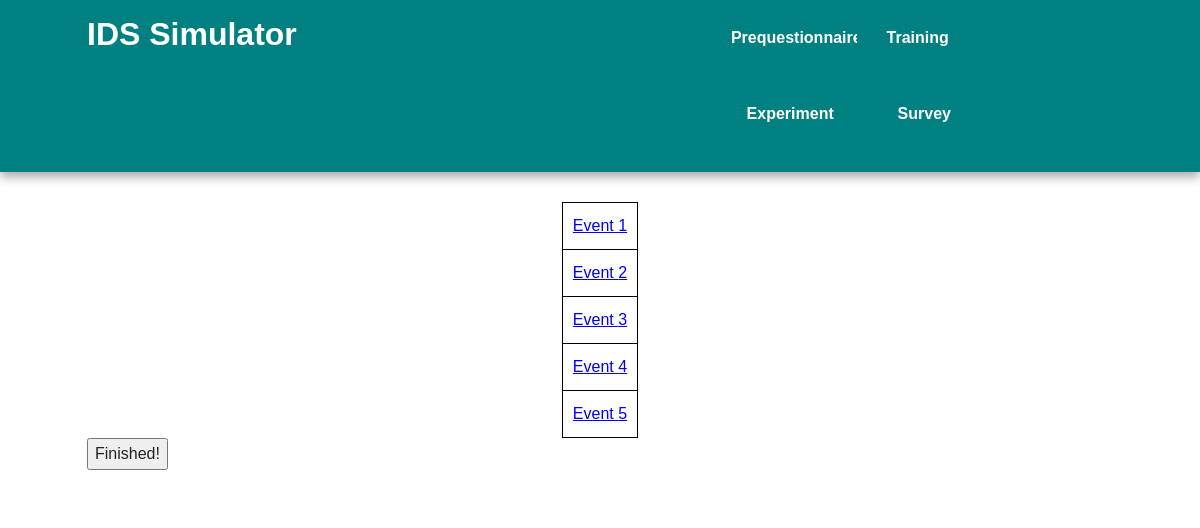
The app's page /training (signed in) with its own data.
### models.py (models this page shows)
class TrainingEvent(db.Model):
    id = db.Column(db.Integer, primary_key=True)
    is_false_positive = db.Column(db.Boolean())
    country_of_authentication1 = db.Column(db.String(1))
    number_successful_logins1 = db.Column(db.Integer)
    number_failed_logins1 = db.Column(db.Integer)
    source_provider1 = db.Column(db.String(50))
    country_of_authentication2 = db.Column(db.String(1))
    number_successful_logins2 = db.Column(db.Integer)
    number_failed_logins2 = db.Column(db.Integer)
    source_provider2 = db.Column(db.String(50))
    time_between_authentications = db.Column(db.Float)
    vpn_confidence = db.Column(db.String(5))

### crywolf.py (the view)
@app.route('/training')
@login_required
def training():
    ids = [1,2,3,4,5]
    eventsList = []
    for id in ids:
        eventsList.append(models.TrainingEvent.query.get(id))
    return render_template('training.html', eventsList=eventsList)

### crywolf.py (called while the page is built)
@login_manager.user_loader
def load_user(user_id):
    return models.User.query.get(user_id)

### templates/training.html (shortened to what this page needs)
{% extends "base.html" %}
{% block content %}
    <div>
        <table align="center">
            {% for event in eventsList %}
                    <td><a href='{{ url_for('eventPage', eventId = event.id) }}'> Event {{ event.id }}</a></td>
            {% endfor %}
        </table>
        <button align = "right" type="submit" onclick="location.href='{{ url_for('postsurvey') }}';">Finished!</button>
    </div>
{% endblock %}

### static/css/main.css (style rules this page uses)
html { color: #222; font-size: 1em; line-height: 1.4; }
body { font: 16px/26px Helvetica, Helvetica Neue, Arial; }

### templates/training.html (style rules this page uses)
table, th, td { border: 1px solid black; text-align: center; padding: 10px; }
td { cursor: pointer; }

### records on screen
TrainingEvent: id "1"
TrainingEvent: id "2"
TrainingEvent: id "3"
TrainingEvent: id "4"
TrainingEvent: id "5"
